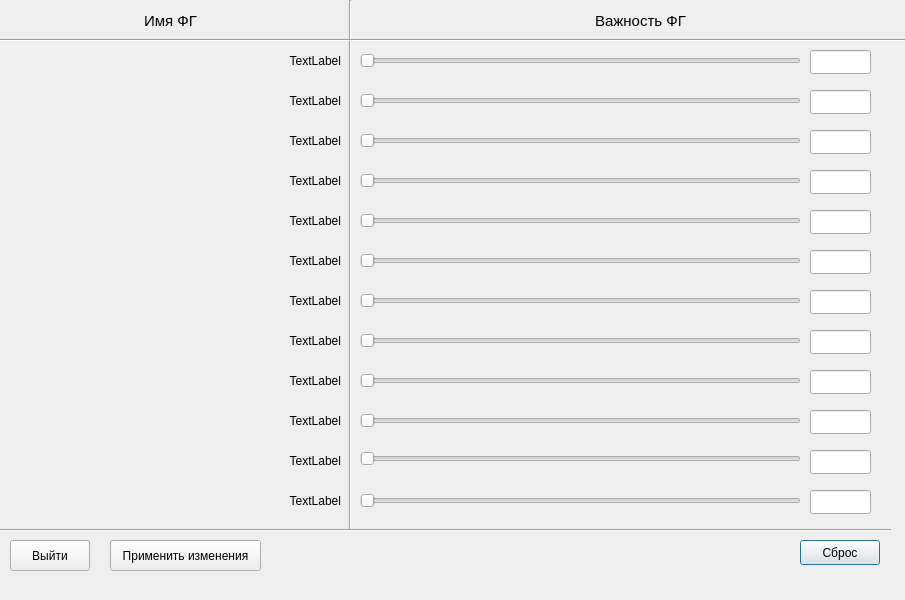
<?xml version="1.0" encoding="UTF-8"?>
<ui version="4.0">
 <class>ImportanceFGdialog</class>
 <widget class="QDialog" name="ImportanceFGdialog">
  <property name="geometry">
   <rect>
    <x>0</x>
    <y>0</y>
    <width>905</width>
    <height>600</height>
   </rect>
  </property>
  <property name="windowTitle">
   <string>Dialog</string>
  </property>
  <widget class="QSlider" name="horizontalSlider01">
   <property name="geometry">
    <rect>
     <x>360</x>
     <y>50</y>
     <width>441</width>
     <height>21</height>
    </rect>
   </property>
   <property name="orientation">
    <enum>Qt::Horizontal</enum>
   </property>
  </widget>
  <widget class="QSlider" name="horizontalSlider02">
   <property name="geometry">
    <rect>
     <x>360</x>
     <y>90</y>
     <width>441</width>
     <height>21</height>
    </rect>
   </property>
   <property name="orientation">
    <enum>Qt::Horizontal</enum>
   </property>
  </widget>
  <widget class="QSlider" name="horizontalSlider03">
   <property name="geometry">
    <rect>
     <x>360</x>
     <y>130</y>
     <width>441</width>
     <height>21</height>
    </rect>
   </property>
   <property name="orientation">
    <enum>Qt::Horizontal</enum>
   </property>
  </widget>
  <widget class="QSlider" name="horizontalSlider08">
   <property name="geometry">
    <rect>
     <x>360</x>
     <y>330</y>
     <width>441</width>
     <height>21</height>
    </rect>
   </property>
   <property name="orientation">
    <enum>Qt::Horizontal</enum>
   </property>
  </widget>
  <widget class="QSlider" name="horizontalSlider04">
   <property name="geometry">
    <rect>
     <x>360</x>
     <y>170</y>
     <width>441</width>
     <height>21</height>
    </rect>
   </property>
   <property name="orientation">
    <enum>Qt::Horizontal</enum>
   </property>
  </widget>
  <widget class="QSlider" name="horizontalSlider05">
   <property name="geometry">
    <rect>
     <x>360</x>
     <y>210</y>
     <width>441</width>
     <height>21</height>
    </rect>
   </property>
   <property name="orientation">
    <enum>Qt::Horizontal</enum>
   </property>
  </widget>
  <widget class="QSlider" name="horizontalSlider06">
   <property name="geometry">
    <rect>
     <x>360</x>
     <y>250</y>
     <width>441</width>
     <height>21</height>
    </rect>
   </property>
   <property name="orientation">
    <enum>Qt::Horizontal</enum>
   </property>
  </widget>
  <widget class="QSlider" name="horizontalSlider07">
   <property name="geometry">
    <rect>
     <x>360</x>
     <y>290</y>
     <width>441</width>
     <height>21</height>
    </rect>
   </property>
   <property name="orientation">
    <enum>Qt::Horizontal</enum>
   </property>
  </widget>
  <widget class="Line" name="line_1">
   <property name="geometry">
    <rect>
     <x>340</x>
     <y>0</y>
     <width>20</width>
     <height>531</height>
    </rect>
   </property>
   <property name="orientation">
    <enum>Qt::Vertical</enum>
   </property>
  </widget>
  <widget class="Line" name="line_2">
   <property name="geometry">
    <rect>
     <x>-10</x>
     <y>30</y>
     <width>1071</width>
     <height>21</height>
    </rect>
   </property>
   <property name="orientation">
    <enum>Qt::Horizontal</enum>
   </property>
  </widget>
  <widget class="QLabel" name="NameInfolabel">
   <property name="geometry">
    <rect>
     <x>100</x>
     <y>10</y>
     <width>141</width>
     <height>21</height>
    </rect>
   </property>
   <property name="font">
    <font>
     <pointsize>11</pointsize>
    </font>
   </property>
   <property name="text">
    <string>Имя ФГ</string>
   </property>
   <property name="alignment">
    <set>Qt::AlignCenter</set>
   </property>
  </widget>
  <widget class="Line" name="line_3">
   <property name="geometry">
    <rect>
     <x>0</x>
     <y>520</y>
     <width>891</width>
     <height>21</height>
    </rect>
   </property>
   <property name="orientation">
    <enum>Qt::Horizontal</enum>
   </property>
  </widget>
  <widget class="QLabel" name="label1">
   <property name="geometry">
    <rect>
     <x>10</x>
     <y>40</y>
     <width>331</width>
     <height>41</height>
    </rect>
   </property>
   <property name="font">
    <font>
     <pointsize>9</pointsize>
    </font>
   </property>
   <property name="text">
    <string>TextLabel</string>
   </property>
   <property name="alignment">
    <set>Qt::AlignRight|Qt::AlignTrailing|Qt::AlignVCenter</set>
   </property>
  </widget>
  <widget class="QLabel" name="label2">
   <property name="geometry">
    <rect>
     <x>10</x>
     <y>80</y>
     <width>331</width>
     <height>41</height>
    </rect>
   </property>
   <property name="font">
    <font>
     <pointsize>9</pointsize>
    </font>
   </property>
   <property name="text">
    <string>TextLabel</string>
   </property>
   <property name="alignment">
    <set>Qt::AlignRight|Qt::AlignTrailing|Qt::AlignVCenter</set>
   </property>
  </widget>
  <widget class="QLabel" name="label3">
   <property name="geometry">
    <rect>
     <x>10</x>
     <y>120</y>
     <width>331</width>
     <height>41</height>
    </rect>
   </property>
   <property name="font">
    <font>
     <pointsize>9</pointsize>
    </font>
   </property>
   <property name="text">
    <string>TextLabel</string>
   </property>
   <property name="alignment">
    <set>Qt::AlignRight|Qt::AlignTrailing|Qt::AlignVCenter</set>
   </property>
  </widget>
  <widget class="QLabel" name="label4">
   <property name="geometry">
    <rect>
     <x>10</x>
     <y>160</y>
     <width>331</width>
     <height>41</height>
    </rect>
   </property>
   <property name="font">
    <font>
     <pointsize>9</pointsize>
    </font>
   </property>
   <property name="text">
    <string>TextLabel</string>
   </property>
   <property name="alignment">
    <set>Qt::AlignRight|Qt::AlignTrailing|Qt::AlignVCenter</set>
   </property>
  </widget>
  <widget class="QLabel" name="label5">
   <property name="geometry">
    <rect>
     <x>10</x>
     <y>200</y>
     <width>331</width>
     <height>41</height>
    </rect>
   </property>
   <property name="font">
    <font>
     <pointsize>9</pointsize>
    </font>
   </property>
   <property name="text">
    <string>TextLabel</string>
   </property>
   <property name="alignment">
    <set>Qt::AlignRight|Qt::AlignTrailing|Qt::AlignVCenter</set>
   </property>
  </widget>
  <widget class="QLabel" name="label6">
   <property name="geometry">
    <rect>
     <x>10</x>
     <y>240</y>
     <width>331</width>
     <height>41</height>
    </rect>
   </property>
   <property name="font">
    <font>
     <pointsize>9</pointsize>
    </font>
   </property>
   <property name="text">
    <string>TextLabel</string>
   </property>
   <property name="alignment">
    <set>Qt::AlignRight|Qt::AlignTrailing|Qt::AlignVCenter</set>
   </property>
  </widget>
  <widget class="QLabel" name="label7">
   <property name="geometry">
    <rect>
     <x>10</x>
     <y>280</y>
     <width>331</width>
     <height>41</height>
    </rect>
   </property>
   <property name="font">
    <font>
     <pointsize>9</pointsize>
    </font>
   </property>
   <property name="text">
    <string>TextLabel</string>
   </property>
   <property name="alignment">
    <set>Qt::AlignRight|Qt::AlignTrailing|Qt::AlignVCenter</set>
   </property>
  </widget>
  <widget class="QLabel" name="label8">
   <property name="geometry">
    <rect>
     <x>10</x>
     <y>320</y>
     <width>331</width>
     <height>41</height>
    </rect>
   </property>
   <property name="font">
    <font>
     <pointsize>9</pointsize>
    </font>
   </property>
   <property name="text">
    <string>TextLabel</string>
   </property>
   <property name="alignment">
    <set>Qt::AlignRight|Qt::AlignTrailing|Qt::AlignVCenter</set>
   </property>
  </widget>
  <widget class="QLineEdit" name="lineEdit">
   <property name="geometry">
    <rect>
     <x>810</x>
     <y>50</y>
     <width>61</width>
     <height>24</height>
    </rect>
   </property>
  </widget>
  <widget class="QLineEdit" name="lineEdit_2">
   <property name="geometry">
    <rect>
     <x>810</x>
     <y>90</y>
     <width>61</width>
     <height>24</height>
    </rect>
   </property>
  </widget>
  <widget class="QLineEdit" name="lineEdit_3">
   <property name="geometry">
    <rect>
     <x>810</x>
     <y>130</y>
     <width>61</width>
     <height>24</height>
    </rect>
   </property>
  </widget>
  <widget class="QLineEdit" name="lineEdit_4">
   <property name="geometry">
    <rect>
     <x>810</x>
     <y>170</y>
     <width>61</width>
     <height>24</height>
    </rect>
   </property>
  </widget>
  <widget class="QLineEdit" name="lineEdit_5">
   <property name="geometry">
    <rect>
     <x>810</x>
     <y>210</y>
     <width>61</width>
     <height>24</height>
    </rect>
   </property>
  </widget>
  <widget class="QLineEdit" name="lineEdit_6">
   <property name="geometry">
    <rect>
     <x>810</x>
     <y>250</y>
     <width>61</width>
     <height>24</height>
    </rect>
   </property>
  </widget>
  <widget class="QLineEdit" name="lineEdit_7">
   <property name="geometry">
    <rect>
     <x>810</x>
     <y>290</y>
     <width>61</width>
     <height>24</height>
    </rect>
   </property>
  </widget>
  <widget class="QLineEdit" name="lineEdit_8">
   <property name="geometry">
    <rect>
     <x>810</x>
     <y>330</y>
     <width>61</width>
     <height>24</height>
    </rect>
   </property>
  </widget>
  <widget class="QLabel" name="ValuesInfolabel">
   <property name="geometry">
    <rect>
     <x>570</x>
     <y>10</y>
     <width>141</width>
     <height>21</height>
    </rect>
   </property>
   <property name="font">
    <font>
     <pointsize>11</pointsize>
    </font>
   </property>
   <property name="text">
    <string>Важность ФГ</string>
   </property>
   <property name="alignment">
    <set>Qt::AlignCenter</set>
   </property>
  </widget>
  <widget class="QPushButton" name="ResetPushButton">
   <property name="geometry">
    <rect>
     <x>800</x>
     <y>540</y>
     <width>80</width>
     <height>25</height>
    </rect>
   </property>
   <property name="text">
    <string>Сброс</string>
   </property>
  </widget>
  <widget class="QPushButton" name="ExitPushButton">
   <property name="geometry">
    <rect>
     <x>10</x>
     <y>540</y>
     <width>80</width>
     <height>31</height>
    </rect>
   </property>
   <property name="text">
    <string>Выйти</string>
   </property>
  </widget>
  <widget class="QPushButton" name="SetValuePushButton">
   <property name="geometry">
    <rect>
     <x>110</x>
     <y>540</y>
     <width>151</width>
     <height>31</height>
    </rect>
   </property>
   <property name="text">
    <string>Применить изменения</string>
   </property>
  </widget>
  <widget class="QLabel" name="label9">
   <property name="geometry">
    <rect>
     <x>10</x>
     <y>360</y>
     <width>331</width>
     <height>41</height>
    </rect>
   </property>
   <property name="font">
    <font>
     <pointsize>9</pointsize>
    </font>
   </property>
   <property name="text">
    <string>TextLabel</string>
   </property>
   <property name="alignment">
    <set>Qt::AlignRight|Qt::AlignTrailing|Qt::AlignVCenter</set>
   </property>
  </widget>
  <widget class="QLineEdit" name="lineEdit_9">
   <property name="geometry">
    <rect>
     <x>810</x>
     <y>370</y>
     <width>61</width>
     <height>24</height>
    </rect>
   </property>
  </widget>
  <widget class="QLabel" name="label12">
   <property name="geometry">
    <rect>
     <x>10</x>
     <y>480</y>
     <width>331</width>
     <height>41</height>
    </rect>
   </property>
   <property name="font">
    <font>
     <pointsize>9</pointsize>
    </font>
   </property>
   <property name="text">
    <string>TextLabel</string>
   </property>
   <property name="alignment">
    <set>Qt::AlignRight|Qt::AlignTrailing|Qt::AlignVCenter</set>
   </property>
  </widget>
  <widget class="QLineEdit" name="lineEdit_10">
   <property name="geometry">
    <rect>
     <x>810</x>
     <y>410</y>
     <width>61</width>
     <height>24</height>
    </rect>
   </property>
  </widget>
  <widget class="QSlider" name="horizontalSlider09">
   <property name="geometry">
    <rect>
     <x>360</x>
     <y>370</y>
     <width>441</width>
     <height>21</height>
    </rect>
   </property>
   <property name="orientation">
    <enum>Qt::Horizontal</enum>
   </property>
  </widget>
  <widget class="QLineEdit" name="lineEdit_11">
   <property name="geometry">
    <rect>
     <x>810</x>
     <y>450</y>
     <width>61</width>
     <height>24</height>
    </rect>
   </property>
  </widget>
  <widget class="QLabel" name="label10">
   <property name="geometry">
    <rect>
     <x>10</x>
     <y>400</y>
     <width>331</width>
     <height>41</height>
    </rect>
   </property>
   <property name="font">
    <font>
     <pointsize>9</pointsize>
    </font>
   </property>
   <property name="text">
    <string>TextLabel</string>
   </property>
   <property name="alignment">
    <set>Qt::AlignRight|Qt::AlignTrailing|Qt::AlignVCenter</set>
   </property>
  </widget>
  <widget class="QSlider" name="horizontalSlider10">
   <property name="geometry">
    <rect>
     <x>360</x>
     <y>410</y>
     <width>441</width>
     <height>21</height>
    </rect>
   </property>
   <property name="orientation">
    <enum>Qt::Horizontal</enum>
   </property>
  </widget>
  <widget class="QLabel" name="label11">
   <property name="geometry">
    <rect>
     <x>10</x>
     <y>440</y>
     <width>331</width>
     <height>41</height>
    </rect>
   </property>
   <property name="font">
    <font>
     <pointsize>9</pointsize>
    </font>
   </property>
   <property name="text">
    <string>TextLabel</string>
   </property>
   <property name="alignment">
    <set>Qt::AlignRight|Qt::AlignTrailing|Qt::AlignVCenter</set>
   </property>
  </widget>
  <widget class="QLineEdit" name="lineEdit_12">
   <property name="geometry">
    <rect>
     <x>810</x>
     <y>490</y>
     <width>61</width>
     <height>24</height>
    </rect>
   </property>
  </widget>
  <widget class="QSlider" name="horizontalSlider12">
   <property name="geometry">
    <rect>
     <x>360</x>
     <y>490</y>
     <width>441</width>
     <height>21</height>
    </rect>
   </property>
   <property name="orientation">
    <enum>Qt::Horizontal</enum>
   </property>
  </widget>
  <widget class="QSlider" name="horizontalSlider11">
   <property name="geometry">
    <rect>
     <x>360</x>
     <y>450</y>
     <width>441</width>
     <height>18</height>
    </rect>
   </property>
   <property name="orientation">
    <enum>Qt::Horizontal</enum>
   </property>
  </widget>
 </widget>
 <resources/>
 <connections>
  <connection>
   <sender>ExitPushButton</sender>
   <signal>clicked()</signal>
   <receiver>ImportanceFGdialog</receiver>
   <slot>accept()</slot>
   <hints>
    <hint type="sourcelabel">
     <x>60</x>
     <y>556</y>
    </hint>
    <hint type="destinationlabel">
     <x>48</x>
     <y>409</y>
    </hint>
   </hints>
  </connection>
  <connection>
   <sender>horizontalSlider01</sender>
   <signal>valueChanged(int)</signal>
   <receiver>ImportanceFGdialog</receiver>
   <slot>setChangeSliders(int)</slot>
   <hints>
    <hint type="sourcelabel">
     <x>382</x>
     <y>66</y>
    </hint>
    <hint type="destinationlabel">
     <x>391</x>
     <y>79</y>
    </hint>
   </hints>
  </connection>
  <connection>
   <sender>horizontalSlider02</sender>
   <signal>valueChanged(int)</signal>
   <receiver>ImportanceFGdialog</receiver>
   <slot>setChangeSliders(int)</slot>
   <hints>
    <hint type="sourcelabel">
     <x>287</x>
     <y>105</y>
    </hint>
    <hint type="destinationlabel">
     <x>316</x>
     <y>121</y>
    </hint>
   </hints>
  </connection>
  <connection>
   <sender>horizontalSlider03</sender>
   <signal>valueChanged(int)</signal>
   <receiver>ImportanceFGdialog</receiver>
   <slot>setChangeSliders(int)</slot>
   <hints>
    <hint type="sourcelabel">
     <x>277</x>
     <y>140</y>
    </hint>
    <hint type="destinationlabel">
     <x>295</x>
     <y>165</y>
    </hint>
   </hints>
  </connection>
  <connection>
   <sender>horizontalSlider08</sender>
   <signal>valueChanged(int)</signal>
   <receiver>ImportanceFGdialog</receiver>
   <slot>setChangeSliders(int)</slot>
   <hints>
    <hint type="sourcelabel">
     <x>258</x>
     <y>330</y>
    </hint>
    <hint type="destinationlabel">
     <x>278</x>
     <y>207</y>
    </hint>
   </hints>
  </connection>
  <connection>
   <sender>horizontalSlider04</sender>
   <signal>valueChanged(int)</signal>
   <receiver>ImportanceFGdialog</receiver>
   <slot>setChangeSliders(int)</slot>
   <hints>
    <hint type="sourcelabel">
     <x>334</x>
     <y>190</y>
    </hint>
    <hint type="destinationlabel">
     <x>340</x>
     <y>245</y>
    </hint>
   </hints>
  </connection>
  <connection>
   <sender>horizontalSlider05</sender>
   <signal>valueChanged(int)</signal>
   <receiver>ImportanceFGdialog</receiver>
   <slot>setChangeSliders(int)</slot>
   <hints>
    <hint type="sourcelabel">
     <x>270</x>
     <y>230</y>
    </hint>
    <hint type="destinationlabel">
     <x>292</x>
     <y>283</y>
    </hint>
   </hints>
  </connection>
  <connection>
   <sender>horizontalSlider06</sender>
   <signal>valueChanged(int)</signal>
   <receiver>ImportanceFGdialog</receiver>
   <slot>setChangeSliders(int)</slot>
   <hints>
    <hint type="sourcelabel">
     <x>339</x>
     <y>270</y>
    </hint>
    <hint type="destinationlabel">
     <x>352</x>
     <y>322</y>
    </hint>
   </hints>
  </connection>
  <connection>
   <sender>horizontalSlider07</sender>
   <signal>valueChanged(int)</signal>
   <receiver>ImportanceFGdialog</receiver>
   <slot>setChangeSliders(int)</slot>
   <hints>
    <hint type="sourcelabel">
     <x>295</x>
     <y>310</y>
    </hint>
    <hint type="destinationlabel">
     <x>336</x>
     <y>379</y>
    </hint>
   </hints>
  </connection>
  <connection>
   <sender>ResetPushButton</sender>
   <signal>clicked()</signal>
   <receiver>ImportanceFGdialog</receiver>
   <slot>clickResetValue()</slot>
   <hints>
    <hint type="sourcelabel">
     <x>620</x>
     <y>555</y>
    </hint>
    <hint type="destinationlabel">
     <x>591</x>
     <y>384</y>
    </hint>
   </hints>
  </connection>
  <connection>
   <sender>SetValuePushButton</sender>
   <signal>clicked()</signal>
   <receiver>ImportanceFGdialog</receiver>
   <slot>setValueImportanceFG()</slot>
   <hints>
    <hint type="sourcelabel">
     <x>180</x>
     <y>558</y>
    </hint>
    <hint type="destinationlabel">
     <x>180</x>
     <y>432</y>
    </hint>
   </hints>
  </connection>
  <connection>
   <sender>horizontalSlider09</sender>
   <signal>valueChanged(int)</signal>
   <receiver>ImportanceFGdialog</receiver>
   <slot>setChangeSliders(int)</slot>
   <hints>
    <hint type="sourcelabel">
     <x>210</x>
     <y>380</y>
    </hint>
    <hint type="destinationlabel">
     <x>737</x>
     <y>400</y>
    </hint>
   </hints>
  </connection>
  <connection>
   <sender>horizontalSlider10</sender>
   <signal>valueChanged(int)</signal>
   <receiver>ImportanceFGdialog</receiver>
   <slot>setChangeSliders(int)</slot>
   <hints>
    <hint type="sourcelabel">
     <x>545</x>
     <y>424</y>
    </hint>
    <hint type="destinationlabel">
     <x>735</x>
     <y>440</y>
    </hint>
   </hints>
  </connection>
  <connection>
   <sender>horizontalSlider12</sender>
   <signal>valueChanged(int)</signal>
   <receiver>ImportanceFGdialog</receiver>
   <slot>setChangeSliders(int)</slot>
   <hints>
    <hint type="sourcelabel">
     <x>483</x>
     <y>495</y>
    </hint>
    <hint type="destinationlabel">
     <x>745</x>
     <y>548</y>
    </hint>
   </hints>
  </connection>
  <connection>
   <sender>horizontalSlider11</sender>
   <signal>valueChanged(int)</signal>
   <receiver>ImportanceFGdialog</receiver>
   <slot>setChangeSliders(int)</slot>
   <hints>
    <hint type="sourcelabel">
     <x>374</x>
     <y>455</y>
    </hint>
    <hint type="destinationlabel">
     <x>410</x>
     <y>618</y>
    </hint>
   </hints>
  </connection>
 </connections>
 <slots>
  <slot>setChangeSliders(int)</slot>
  <slot>clickResetValue()</slot>
  <slot>setValueImportanceFG()</slot>
 </slots>
</ui>
